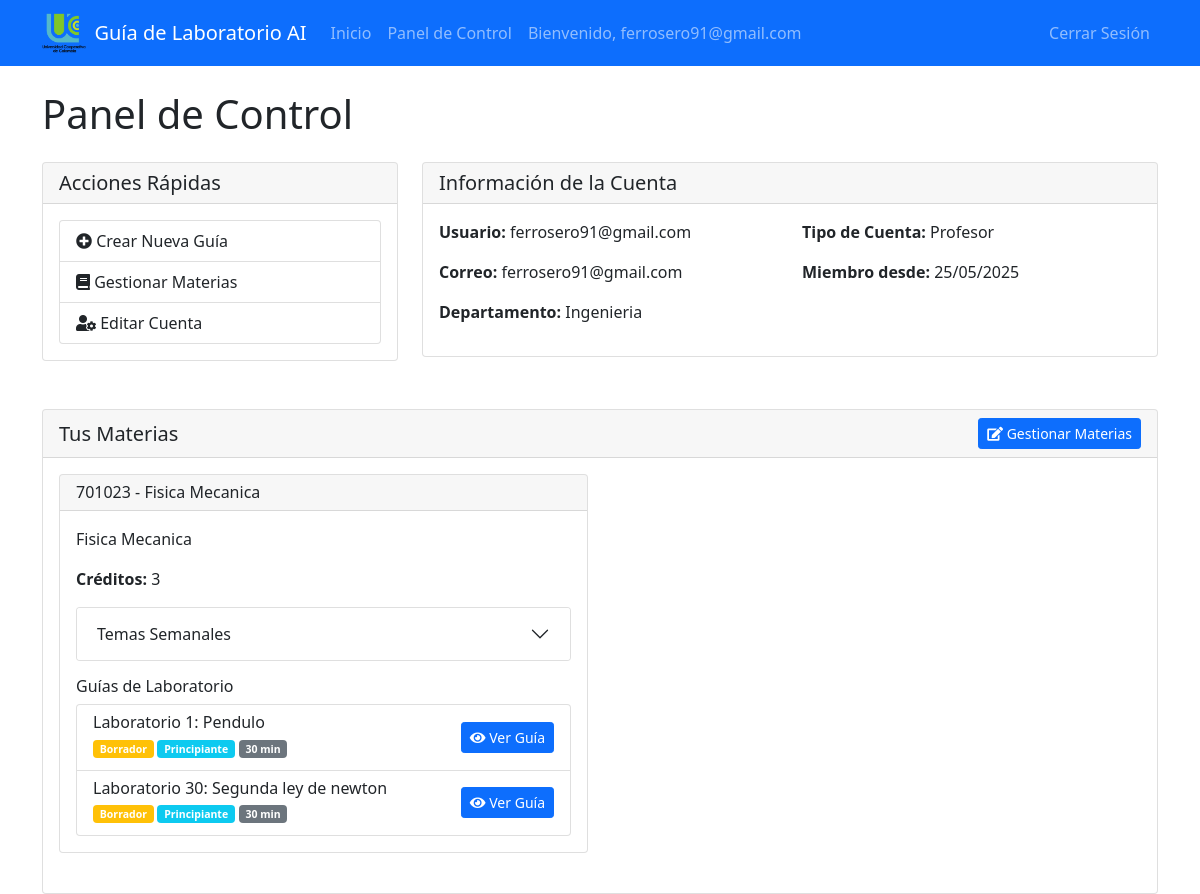
/dashboard (signed in), run on an earlier commit of the app's database.
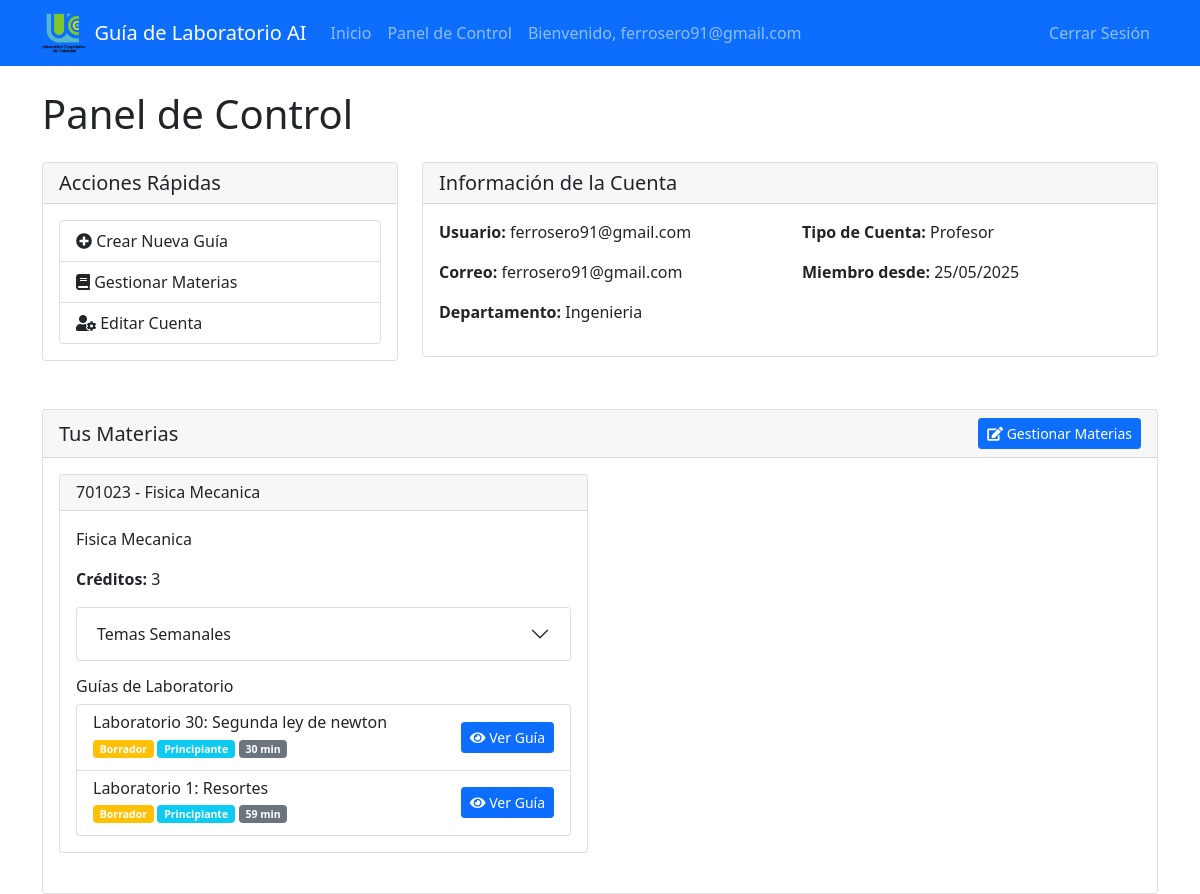
And on a later commit of the database.
### models.py (models this page shows, shortened)
class User(db.Model, UserMixin):
    __tablename__ = 'users'
    id = db.Column(db.Integer, primary_key=True)
    username = db.Column(db.String(20), unique=True, nullable=False)
    email = db.Column(db.String(120), unique=True, nullable=False)
    password_hash = db.Column(db.String(128), nullable=False)
    created_at = db.Column(db.DateTime, nullable=False, default=datetime.utcnow)
    user_type = db.Column(db.String(50))  # Used for polymorphic behavior
    __mapper_args__ = {
        'polymorphic_identity': 'user',
        'polymorphic_on': user_type
    }

class Professor(User):
    __tablename__ = 'professors'
    id = db.Column(db.Integer, db.ForeignKey('users.id'), primary_key=True)
    department = db.Column(db.String(100), nullable=True)
    subjects = db.relationship('Subject',
                             secondary=professor_subject,
                             backref=db.backref('professors', lazy='dynamic'),
                             lazy='dynamic')
    __mapper_args__ = {
        'polymorphic_identity': 'professor',
    }

class Subject(db.Model):
    __tablename__ = 'subjects'
    id = db.Column(db.Integer, primary_key=True)
    code = db.Column(db.String(10), unique=True, nullable=False)
    name = db.Column(db.String(100), nullable=False)
    credits = db.Column(db.Integer, nullable=False)
    description = db.Column(db.Text, nullable=True)
    degrees = db.relationship('Degree',
                            secondary=degree_subject,
                            backref=db.backref('subjects', lazy='dynamic'),
                            lazy='dynamic')
    lab_guides = db.relationship('LabGuide', backref='subject', lazy='dynamic')
    weekly_topics = db.relationship('WeeklyTopic', backref='subject', lazy='dynamic', cascade='all, delete-orphan')

class LabGuide(db.Model):
    __tablename__ = 'lab_guides'
    id = db.Column(db.Integer, primary_key=True)
    title = db.Column(db.String(200), nullable=False)
    content = db.Column(db.Text, nullable=False)  # Using Text for large content
    lab_number = db.Column(db.Integer, nullable=False)
    created_at = db.Column(db.DateTime, nullable=False, default=datetime.utcnow)
    updated_at = db.Column(db.DateTime, nullable=False, default=datetime.utcnow, onupdate=datetime.utcnow)
    subject_id = db.Column(db.Integer, db.ForeignKey('subjects.id'), nullable=False)
    weekly_topic_id = db.Column(db.Integer, db.ForeignKey('weekly_topics.id'), nullable=False)
    created_by_id = db.Column(db.Integer, db.ForeignKey('professors.id'), nullable=False)
    status = db.Column(db.String(20), nullable=False, default='draft')  # draft, published, archived
    difficulty_level = db.Column(db.String(20), nullable=False, default='intermediate')  # beginner, intermediate, advanced
    estimated_duration = db.Column(db.Integer, nullable=True)  # in minutes
    created_by = db.relationship('Professor', backref=db.backref('created_lab_guides', lazy='dynamic'))
    weekly_topic = db.relationship('WeeklyTopic', backref=db.backref('lab_guides', lazy='dynamic'))
    laboratory_id = db.Column(db.Integer, db.ForeignKey('laboratories.id'), nullable=True)
    @property
    def is_published(self):
        return self.status == 'published'

### app.py (the view)
@app.route('/dashboard')
@login_required
def dashboard():
    subjects = []
    if hasattr(current_user, "subjects") and (current_user.user_type == "professor"):
        subjects = current_user.subjects.all()
    return render_template("dashboard.html", subjects=subjects, WeeklyTopic=WeeklyTopic)

### app.py (called while the page is built)
@login_manager.user_loader
def load_user(user_id):
    return User.query.get(int(user_id))

### templates/dashboard.html (shortened to what this page needs)
{% extends "base.html" %}
{% block content %}
<div class="container mt-4">
    <h1 class="mb-4">Panel de Control</h1>
    <div class="row">
        <div class="col-md-4 mb-4">
            <div class="card">
                <div class="card-header">
                    <h5 class="card-title mb-0">Acciones Rápidas</h5>
                </div>
                <div class="card-body">
                    <div class="list-group">
                        <a href="{{ url_for('create_lab_guide') }}" class="list-group-item list-group-item-action">
                            <i class="fas fa-plus-circle"></i> Crear Nueva Guía
                        </a>
                        {% if current_user.user_type == 'professor' %}
                            <a href="{{ url_for('manage_subjects') }}" class="list-group-item list-group-item-action">
                                <i class="fas fa-book"></i> Gestionar Materias
                            </a>
                        {% endif %}
                        <a href="{{ url_for('edit_account') }}" class="list-group-item list-group-item-action">
                            <i class="fas fa-user-cog"></i> Editar Cuenta
                        </a>
                    </div>
                </div>
            </div>
        </div>
        <div class="col-md-8 mb-4">
            <div class="card">
                <div class="card-header">
                    <h5 class="card-title mb-0">Información de la Cuenta</h5>
                </div>
                <div class="card-body">
                    <div class="row">
                        <div class="col-md-6">
                            <p><strong>Usuario:</strong> {{ current_user.username }}</p>
                            <p><strong>Correo:</strong> {{ current_user.email }}</p>
                            {% if current_user.user_type == 'professor' %}
                                <p><strong>Departamento:</strong> {{ current_user.department }}</p>
                            {% endif %}
                        </div>
                        <div class="col-md-6">
                            <p><strong>Tipo de Cuenta:</strong> {{ 'Profesor' if current_user.user_type == 'professor' else 'Estudiante' }}</p>
                            <p><strong>Miembro desde:</strong> {{ current_user.created_at.strftime('%d/%m/%Y') if current_user.created_at else 'N/A' }}</p>
                        </div>
                    </div>
                </div>
            </div>
        </div>
    </div>
    {% if current_user.user_type == 'professor' %}
    <div class="row mt-4">
        <div class="col-12">
            <div class="card">
                <div class="card-header d-flex justify-content-between align-items-center">
                    <h5 class="card-title mb-0">Tus Materias</h5>
                    <a href="{{ url_for('manage_subjects') }}" class="btn btn-primary btn-sm">
                        <i class="fas fa-edit"></i> Gestionar Materias
                    </a>
                </div>
                <div class="card-body">
                    {% if subjects %}
                        <div class="row">
                            {% for subject in subjects %}
                            <div class="col-md-6 mb-4">
                                <div class="card h-100">
                                    <div class="card-header">
                                        <h6 class="mb-0">{{ subject.code }} - {{ subject.name }}</h6>
                                    </div>
                                    <div class="card-body">
                                        <p class="card-text">{{ subject.description or 'Sin descripción.' }}</p>
                                        <p><strong>Créditos:</strong> {{ subject.credits }}</p>
                                        <div class="accordion" id="topicsAccordion{{ subject.id }}">
                                            <div class="accordion-item">
                                                <h2 class="accordion-header">
                                                    <button class="accordion-button collapsed" type="button"
                                                            data-bs-toggle="collapse"
                                                            data-bs-target="#topicsCollapse{{ subject.id }}">
                                                        Temas Semanales
                                                    </button>
                                                </h2>
                                            </div>
                                        </div>
                                        <div class="mt-3">
                                            <h6>Guías de Laboratorio</h6>
                                            {% set lab_guides = subject.lab_guides.all() %}
                                            {% if lab_guides %}
                                                <div class="list-group">
                                                    {% for guide in lab_guides %}
                                                    <div class="list-group-item">
                                                        <div class="d-flex justify-content-between align-items-center">
                                                            <div>
                                                                <h6 class="mb-1">Laboratorio {{ guide.lab_number }}: {{ guide.title }}</h6>
                                                                <p class="mb-1 small">
                                                                    <span class="badge bg-{{ 'success' if guide.is_published else 'warning' }}">
                                                                        {{ 'Publicado' if guide.is_published else 'Borrador' }}
                                                                    </span>
                                                                    <span class="badge bg-info">{{
                                                                        'Principiante' if guide.difficulty_level == 'beginner'
                                                                        else 'Intermedio' if guide.difficulty_level == 'intermediate'
                                                                        else 'Avanzado'
                                                                    }}</span>
                                                                    {% if guide.estimated_duration %}
                                                                        <span class="badge bg-secondary">{{ guide.estimated_duration }} min</span>
                                                                    {% endif %}
                                                                </p>
                                                            </div>
                                                            <a href="{{ url_for('view_lab_guide', guide_id=guide.id) }}"
                                                               class="btn btn-sm btn-primary">
                                                                <i class="fas fa-eye"></i> Ver Guía
                                                            </a>
                                                        </div>
                                                    </div>
                                                    {% endfor %}
                                                </div>
                                            {% else %}
                                                <p class="text-muted">No hay guías de laboratorio creadas aún.</p>
                                            {% endif %}
                                        </div>
                                    </div>
                                </div>
                            </div>
                            {% endfor %}
                        </div>
                    {% else %}
                        <div class="alert alert-info">
                            No has agregado ninguna materia aún.
                            <a href="{{ url_for('manage_subjects') }}" class="alert-link">Haz clic aquí</a> para agregar tu primera materia.
                        </div>
                    {% endif %}
                </div>
            </div>
        </div>
    </div>
    {% endif %}
</div>
<link rel="stylesheet" href="https://cdnjs.cloudflare.com/ajax/libs/font-awesome/5.15.4/css/all.min.css">
{% endblock %}

### templates/base.html (shortened to what this page needs)
<!DOCTYPE html>
<html lang="en">
<head>
    <link href="https://cdn.jsdelivr.net/npm/bootstrap@5.1.3/dist/css/bootstrap.min.css" rel="stylesheet">
</head>
<body>
    <nav class="navbar navbar-expand-lg navbar-dark bg-primary">
        <div class="container">
            <a class="navbar-brand d-flex align-items-center" href="{{ url_for('home') }}">
                <img src="{{ url_for('static', filename='images/logou.png') }}" alt="University Logo" height="40" class="me-2">
                Guía de Laboratorio AI
            </a>
            <div class="collapse navbar-collapse" id="navbarNav">
                <ul class="navbar-nav me-auto">
                    <li class="nav-item">
                        <a class="nav-link" href="{{ url_for('home') }}">Inicio</a>
                    </li>
                    {% if current_user.is_authenticated %}
                        <li class="nav-item">
                            <a class="nav-link" href="{{ url_for('dashboard') }}">Panel de Control</a>
                        </li>
                        <li class="nav-item">
                            <span class="nav-link">Bienvenido, {{ current_user.username }}</span>
                        </li>
                    {% endif %}
                </ul>
                <ul class="navbar-nav">
                    {% if current_user.is_authenticated %}
                        <li class="nav-item">
                            <a class="nav-link" href="{{ url_for('logout') }}">Cerrar Sesión</a>
                        </li>
                    {% endif %}
                </ul>
            </div>
        </div>
    </nav>
    {% block content %}{% endblock %}
</body>
</html>

What changed in the data, as far as the page shows it:
removed LabGuide: lab_number "1", title "Pendulo", status "Borrador", difficulty_level "Principiante", estimated_duration "30"
added LabGuide: lab_number "1", title "Resortes", status "Borrador", difficulty_level "Principiante", estimated_duration "59"
